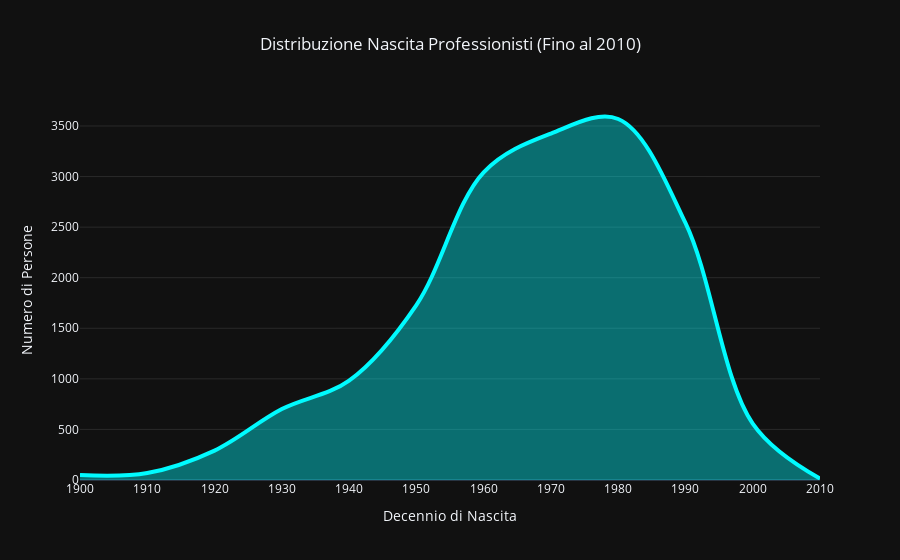

The code cell stored with this chart in its notebook:
### Markdown cell above
Ora che abbiamo visto quali sono i lavori necessari per produrre un anime cerchiamo di capire qual'è l'età delle persone che svolgono questi compiti e i paesi nei quali lavoano:

### Code cell
# Caricamento file
person_df = pd.read_csv('person_details_cleaned.csv')

import re

# 1. Estrazione anno (Regex per sicurezza)
def extract_year_robust(value):
    if pd.isna(value) or str(value).lower() == 'nan':
        return None
    match = re.search(r'(19\d{2}|20\d{2})', str(value))
    if match:
        return int(match.group(1))
    return None

# Applicazione
person_df['birth_year'] = person_df['birthday'].apply(extract_year_robust)

# ---------------------------------------------------------
# 2. FILTRO: Teniamo solo gli anni fino al 2010
# ---------------------------------------------------------
temp_df = person_df[person_df['birth_year'] <= 2010].copy()
temp_df = temp_df.dropna(subset=['birth_year'])

# Calcolo decennio
temp_df['decade'] = (temp_df['birth_year'] // 10 * 10).astype(int)

# 3. Aggregazione
decade_counts = temp_df['decade'].value_counts().sort_index().reset_index()
decade_counts.columns = ['Decennio', 'Conteggio']

# 4. Grafico ad Area
plt = px.area(
    decade_counts, 
    x='Decennio', 
    y='Conteggio',
    title='Distribuzione Nascita Professionisti (Fino al 2010)',
    template='plotly_dark',
    line_shape='spline',
    labels={'Decennio': 'Decennio di Nascita', 'Conteggio': 'Numero di Persone'}
)

# Estetica Cyan Glow
plt.update_traces(
    line_color='#00FBFF', 
    fillcolor='rgba(0, 251, 255, 0.4)',
    line_width=4,
    marker=dict(size=8, color='#00FBFF', symbol='circle')
)

plt.update_layout(
    title_x=0.5,
    xaxis=dict(
        showgrid=False, 
        dtick=10, 
        range=[min(decade_counts['Decennio']), 2010] # Forza l'asse a chiudersi al 2010
    ),
    yaxis=dict(gridcolor='rgba(255, 255, 255, 0.1)'),
    hovermode="x unified"
)

plt.show()

### Figure 1 — Plotly figure (JSON) as saved in the notebook; plotly's stock layout.template omitted (floating-point values rounded to 4 significant figures)
{"data": [{"fillcolor": "rgba(0, 251, 255, 0.4)", "fillpattern": {"shape": ""}, "hovertemplate": "Decennio di Nascita=%{x}<br>Numero di Persone=%{y}<extra></extra>", "legendgroup": "", "line": {"color": "#00FBFF", "shape": "spline", "width": 4}, "marker": {"color": "#00FBFF", "size": 8, "symbol": "circle"}, "mode": "lines", "name": "", "orientation": "v", "showlegend": false, "stackgroup": "1", "type": "scatter", "x": [1900, 1910, 1920, 1930, 1940, 1950, 1960, 1970, 1980, 1990, 2000, 2010], "xaxis": "x", "y": [49, 69, 291, 701, 983, 1730, 3042, 3425, 3569, 2542, 557, 14], "yaxis": "y"}], "layout": {"hovermode": "x unified", "legend": {"tracegroupgap": 0}, "title": {"text": "Distribuzione Nascita Professionisti (Fino al 2010)", "x": 0.5}, "xaxis": {"anchor": "y", "domain": [0, 1], "dtick": 10, "range": [1900, 2010], "showgrid": false, "title": {"text": "Decennio di Nascita"}}, "yaxis": {"anchor": "x", "domain": [0, 1], "gridcolor": "rgba(255, 255, 255, 0.1)", "title": {"text": "Numero di Persone"}}}}
